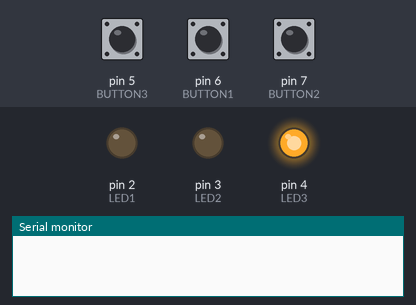
Bench run of a sketch on a simulated Arduino Uno, built with avr-gcc and run on an emulated ATmega328P. Shown: output pins drawn as LEDs (lit = HIGH), the last lines printed to the serial monitor. The test bench sets the inputs (shaded band); at power-on: pin 5 (BUTTON3) HIGH, pin 6 (BUTTON1) HIGH, pin 7 (BUTTON2) HIGH. Random numbers use the default seed unless the sketch sets one.

Above: at 1.2 s.
1.3 s: pin 5 (BUTTON3) pulled LOW for 0.15 s
At 2.5 s:
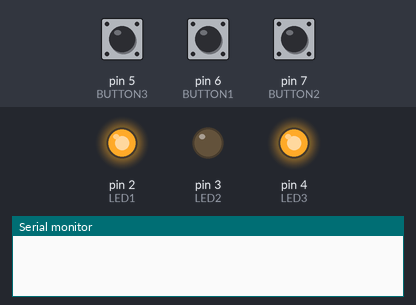
2.9 s: pin 6 (BUTTON1) pulled LOW for 0.15 s
At 4.1 s:
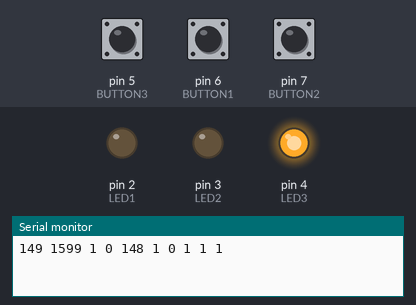
4.5 s: pin 5 (BUTTON3) pulled LOW for 1 s
At 5.0 s:
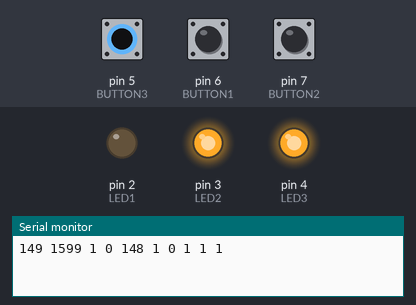
7.0 s: pin 6 (BUTTON1) pulled LOW for 1 s
At 7.5 s:
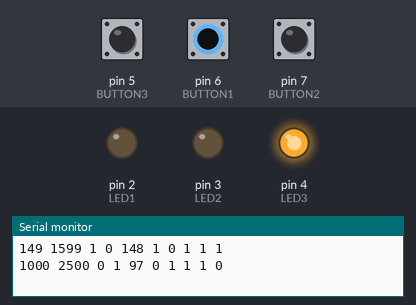
9.5 s: pin 5 (BUTTON3) pulled LOW for 3.2 s
At 9.56 s:
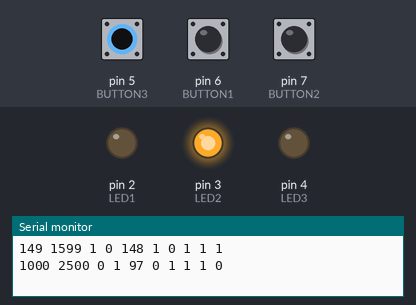
Timing chart, 0 to 12.5 s (numbered marks = the images above; inputs shaded):
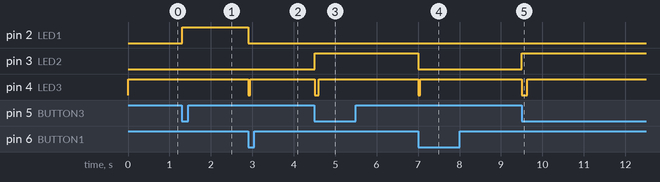

The sketch:

TeensyParadigm.ino
```cpp
#include <Bounce2.h>  // Used to eliminate false states of pressure
                      // generated by the vibration of button switches during
                      // their actuation. Courtesy of Thomas Fredericks.

// Define global variables

  // LED and Button pinouts
  #define LED1  2
  #define LED2  3
  #define LED3  4

  #define BUTTON1  6
  #define BUTTON2  7
  #define BUTTON3  5

  // Variables
  int targetChoice = 0; //integer to select target (0=right, 1=left)
  int success;
  int pressed;
  int initia = 0;
  int goal = 0;
  int target_has_switched = 0;
  int scvar;

  unsigned long t0;
  unsigned long t1;
  unsigned long tdelay;
  unsigned long switchtime;
  unsigned long b0;
  unsigned long b1;

// Creation of bounce instances for each button.
  Bounce button1 = Bounce();
  Bounce button2 = Bounce();
  Bounce button3 = Bounce();

void setup() {

   // put your setup code here, to run once:

   // Initiate the serial connection (to communicate with the computer)

   Serial.begin(115200);
   while (!Serial) {
     ; // wait for serial port to connect. Needed for native USB
   }

  // Initiate the LEDs.
   pinMode(LED1, OUTPUT); // Left
   pinMode(LED2, OUTPUT); // Right
   pinMode(LED3, OUTPUT); // Center

   // Initiate the buttons and tie them to bounce instances.
   button1.attach(BUTTON1,INPUT_PULLUP);  // Left answer button
   button1.interval(5);
   button2.attach(BUTTON2,INPUT_PULLUP);  // Right answser button
   button2.interval(5);
   button3.attach(BUTTON3,INPUT_PULLUP);  // Central instruction button
   button3.interval(5);
 }

void sendToComputer(int val1, int val2, int val3) {
 }

void SwitchLED(bool L1, bool L2, bool L3){  // For an easier change of LED states.
   digitalWrite(LED1, L1);
   digitalWrite(LED2, L2);
   digitalWrite(LED3, L3);
 }

void trial(){

  // Instruction, answer layout and switch time generation.
  goal = random(0,2);
  targetChoice=random(0,2);
  switchtime = random(75,200);

  // Latencies and switch indicator reinitialization.
  t0=0;
  t1=0;
  tdelay = millis();
  initia = 0; //Instruction switch indicator.

  SwitchLED(0,0,1); // Light up the central button to signal the beginning of trial.

  while (true){

    // Checks the button's state.
    button3.update();

    if ( button3.fell() ) {       // Button press.
      t0=millis();
      b0=millis();

      if (initia == 0) {          // Sets up the answer layout.
        target_has_switched = 0;
        if (targetChoice==1){
          SwitchLED(1,0,goal);
        } else{
          SwitchLED(0,1,goal);
        }
        initia = 1;
        tdelay = millis();
      }
     } else if ( button3.rose() ) { // Leaves the loop after release.
        initia = 2;
        b1 = millis() - b0;
        break;
     }

    if (initia == 1) {
      if ((millis() - tdelay) > switchtime) {
          initia = 2;
          target_has_switched = 1;  // Switches the instruction if the switch time was
          if (targetChoice==1){     // generated inside the button press interval.
            SwitchLED(1,0, 1 - goal);
          } else{
            SwitchLED(0,1, 1 - goal);
          }
        }
     }
}


  while (true){
    button1.update();
    button2.update();

  // Reports which answer button was pressed and compares it
  // with the instruction to heck if the trial was successful.
    if (button1.fell()){
      t1 = millis() - t0;
      pressed = 1;
      if (digitalRead(LED1) == digitalRead(LED3)){
        success = 1;
        break;
      }else{
        success = 0;
        break;
      }

    }else if (button2.fell()){
      t1 = millis() - t0;
      pressed = 2;
      if (digitalRead(LED2) == digitalRead(LED3)){
        success = 1;
        break;
      }else{
       success = 0;
       break;
       }
      }
    }

  // Prints out latencies.
    Serial.print(b1);
    Serial.print(" ");
    Serial.print(t1);
    Serial.print(" ");
  // Instruction, whether it has switched and the time of switching.
    Serial.print(goal);
    Serial.print(" ");
    Serial.print(target_has_switched);
    Serial.print(" ");
    Serial.print(switchtime);
    Serial.print(" ");
  // LED states (post switch if one occured).
    Serial.print(digitalRead(LED1));
    Serial.print(" ");
    Serial.print(digitalRead(LED2));
    Serial.print(" ");
    Serial.print(digitalRead(LED3));
    Serial.print(" ");
  // The pressed Answer and wether the trial was a success.
    Serial.print(pressed);
    Serial.print(" ");
    Serial.print(success);
    Serial.println("");

  SwitchLED(0,0,0); // Resets the LEDs.
}


 void loop() {
   trial();
   delay(50);
 }
```

Measured:
- after the input at 1.3 s, pin 2 (LED1): LOW → HIGH at once
- after the input at 2.9 s, pin 2 (LED1): HIGH → LOW at once; pin 4 (LED3): HIGH → LOW at once, → HIGH 0.05 s later
- after the input at 4.5 s, pin 3 (LED2): LOW → HIGH at once; pin 4 (LED3): HIGH → LOW at once, → HIGH 0.10 s later
- after the input at 7.0 s, pin 3 (LED2): HIGH → LOW at once; pin 4 (LED3): HIGH → LOW at once, → HIGH 0.05 s later
- after the input at 9.5 s, pin 3 (LED2): LOW → HIGH at once; pin 4 (LED3): HIGH → LOW at once, → HIGH 0.12 s later
